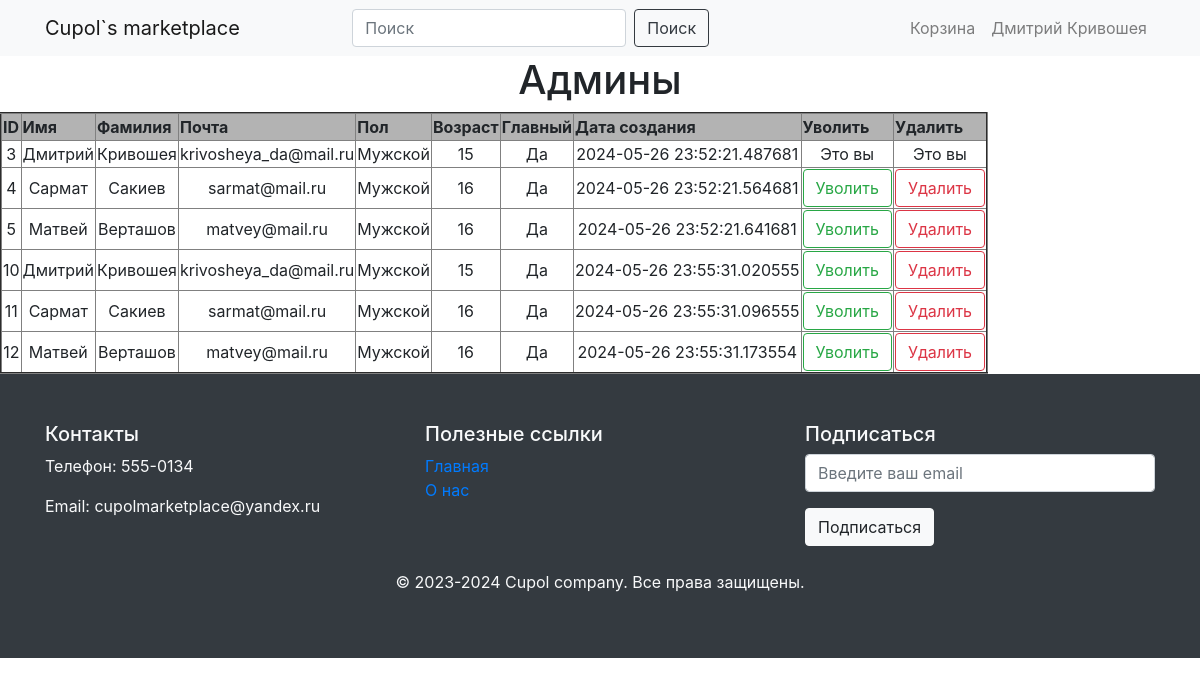
Page /admin/list_of_admins (signed in) on the committed database.
### data/user.py (models this page shows)
class User(SqlAlchemyBase, UserMixin , SerializerMixin):
    __tablename__ = 'user'
    id = sqlalchemy.Column(sqlalchemy.Integer, primary_key=True, autoincrement=True)
    type = sqlalchemy.Column(sqlalchemy.String)
    email = sqlalchemy.Column(sqlalchemy.String)
    def get_user(self, db_sess=None):
        if not db_sess:
            db_sess = db_session.create_session()
        return db_sess.query(eval(self.type.capitalize())).get(self.id)

### data/admin.py (models this page shows, shortened)
class Admin(SqlAlchemyBase, UserMixin, SerializerMixin):
    __tablename__ = 'admin'
    id = sqlalchemy.Column(sqlalchemy.Integer, sqlalchemy.ForeignKey("user.id"), primary_key=True)
    name = sqlalchemy.Column(sqlalchemy.String)
    surname = sqlalchemy.Column(sqlalchemy.String)
    email = sqlalchemy.Column(sqlalchemy.String)
    password = sqlalchemy.Column(sqlalchemy.String)
    gender = sqlalchemy.Column(sqlalchemy.String)
    age = sqlalchemy.Column(sqlalchemy.Integer)
    is_boss = sqlalchemy.Column(sqlalchemy.Boolean, default=False)
    date = sqlalchemy.Column(sqlalchemy.DateTime, default=datetime.datetime.now)
    user = orm.relationship("User")

### main.py (the view)
@app.route('/admin/list_of_admins')
def list_of_admins():
    db_sess = db_session.create_session()
    admins = db_sess.query(Admin).all()
    user = current_user.get_user()
    return render_template("list_of_admins.html", admins=admins, user=user)

### data/db_session.py (called while the page is built)
def create_session() -> Session:
    global __factory
    return __factory()

### main.py (called while the page is built)
@login_manager.user_loader
def load_user(user_id):
    db_sess = db_session.create_session()
    return db_sess.query(User).get(user_id)

### templates/list_of_admins.html
{% extends "base.html" %}
{% block content %}
    {% if current_user.type == "admin" %}
        <h1 align="center">Админы</h1>
        <table border="2px solid grey">
            <tr>
                <th bgcolor="#b3b3b3">ID</th>
                <th bgcolor="#b3b3b3">Имя</th>
                <th bgcolor="#b3b3b3">Фамилия</th>
                <th bgcolor="#b3b3b3">Почта</th>
                <th bgcolor="#b3b3b3">Пол</th>
                <th bgcolor="#b3b3b3">Возраст</th>
                <th bgcolor="#b3b3b3">Главный</th>
                <th bgcolor="#b3b3b3">Дата создания</th>
                <th bgcolor="#b3b3b3">Уволить</th>
                <th bgcolor="#b3b3b3">Удалить</th>
            </tr>
            {% for i in admins %}
                <tr>
                    <td align="center">{{ i.id }}</td>
                    <td align="center">{{ i.name }}</td>
                    <td align="center">{{ i.surname }}</td>
                    <td align="center">{{ i.email }}</td>
                    <td align="center">
                        {% if i.gender == "male" %}
                            Мужской
                        {% else %}
                            Женский
                        {% endif %}
                    </td>
                    <td align="center">{{ i.age }}</td>
                    <td align="center">
                        {% if i.is_boss == True %}
                            Да
                        {% else %}
                            Нет
                        {% endif %}
                    </td>
                    <td align="center">{{ i.date }}</td>
                    <td align="center">
                        {% if user.id == i.id %}
                            Это вы
                        {% elif user.is_boss == True %}
                            <a class="btn btn-outline-success" href="/admin/give_buyer/{{i.id}}">Уволить</a>
                        {% else %}
                            Вы не главный админ
                        {% endif %}
                    </td>
                    <td align="center">
                        {% if user.id == i.id %}
                            Это вы
                        {% elif user.is_boss == True %}
                            <a class="btn btn-outline-danger" href="/admin/delete/{{i.id}}">Удалить</a>
                        {% else %}
                            Вы не главный админ
                        {% endif %}
                    </td>
                </tr>
            {% endfor %}
        </table>
    {% else %}
        <h1 align="center">У вас нет прав для доступа к данной странице</h1>
    {% endif %}
{% endblock %}

### templates/base.html (shortened to what this page needs)
<!DOCTYPE html>
<html lang="en" xmlns="http://www.w3.org/1999/html">
<head>
  <link rel="stylesheet" href="{{ css_style }}">
  <link rel="stylesheet" href="https://stackpath.bootstrapcdn.com/bootstrap/4.5.2/css/bootstrap.min.css">
</head>
<body>
<nav class="navbar navbar-expand-lg navbar-light bg-light">
  <div class="container">
    <a class="navbar-brand" href="/">Cupol`s marketplace</a>
    <form class="form-inline mx-auto">
      <input class="form-control mr-sm-2" type="search" id="searchQuery" placeholder="Поиск" aria-label="Search">
      <button class="btn btn-outline-dark my-2 my-sm-0 btn-animated" type="submit" onclick="search(event)">Поиск</button>
    </form>
    {% if current_user.is_authenticated %}
      <ul class="navbar-nav ml-auto">
        <li class="nav-item">
          <a class="nav-link custom-cart-btn" href="/cart">Корзина</a>
        </li>
        <li class="nav-item">
          <a class="nav-link custom-account-btn" href="/account">{{ current_user.get_user().name }} {{ current_user.get_user().surname }}</a>
        </li>
      </ul>
    {% else %}
      <p>
          <a class="btn btn btn-outline-dark btn-animated" href="/register">Зарегистрироваться</a>
          <a class="btn btn btn-outline-dark btn-animated" href="/login">Войти</a>
      </p>
    {% endif %}
  </div>
</nav>
{% block content %}{% endblock %}
<footer class="footer bg-dark text-light py-5">
    <div class="container">
        <div class="row">
            <div class="col-md-4">
                <h5>Контакты</h5>
                <p>Телефон: 555-0134</p>
                <p>Email: cupolmarketplace@yandex.ru</p>
            </div>
            <div class="col-md-4">
                <h5>Полезные ссылки</h5>
                <ul class="list-unstyled">
                    <li><a href="/">Главная</a></li>
                    <li><a href="/about_us">О нас</a></li>
                </ul>
            </div>
            <div class="col-md-4">
                <h5>Подписаться</h5>
                <form id="subscribeForm">
                    <div class="form-group">
                        <input type="email" class="form-control" id="emailInput" placeholder="Введите ваш email" required>
                    </div>
                    <button type="submit" class="btn btn-light btn-animated" id="subscribeBtn">Подписаться</button>
                </form>
            </div>
        </div>
        <div class="row mt-4">
            <div class="col-md-12 text-center">
                <p>&copy; 2023-2024 Cupol company. Все права защищены.</p>
            </div>
        </div>
    </div>
</footer>

### rows in the picture
User: get_user "Дмитрий", get_user "Кривошея"
Admin: id "3", name "Дмитрий", surname "Кривошея", email "krivosheya_da@mail.ru", gender "Мужской", age "15", is_boss "Да", date "2024-05-26 23:52:21.487681", shows "Это вы"
Admin: id "4", name "Сармат", surname "Сакиев", email "sarmat@mail.ru", gender "Мужской", age "16", is_boss "Да", date "2024-05-26 23:52:21.564681"
Admin: id "5", name "Матвей", surname "Верташов", email "matvey@mail.ru", gender "Мужской", age "16", is_boss "Да", date "2024-05-26 23:52:21.641681"
Admin: id "10", name "Дмитрий", surname "Кривошея", email "krivosheya_da@mail.ru", gender "Мужской", age "15", is_boss "Да", date "2024-05-26 23:55:31.020555"
Admin: id "11", name "Сармат", surname "Сакиев", email "sarmat@mail.ru", gender "Мужской", age "16", is_boss "Да", date "2024-05-26 23:55:31.096555"
Admin: id "12", name "Матвей", surname "Верташов", email "matvey@mail.ru", gender "Мужской", age "16", is_boss "Да", date "2024-05-26 23:55:31.173554"
